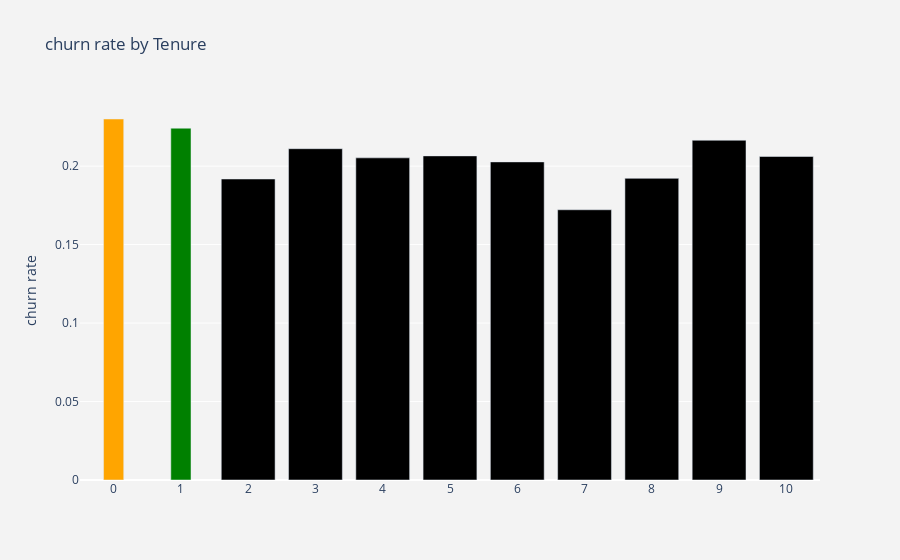

The notebook cell this image was saved under:
### Code cell
plot_by_gender=churn_dataset.groupby('Tenure').Exited.mean().reset_index()
plot_data=[    go.Bar(    x=plot_by_gender['Tenure'],
    y=plot_by_gender['Exited'],
    width=[0.3,0.3],
    marker=dict(
    color=['orange','green'])
    )
]
plot_layout=dict(xaxis={"type":"category"},
yaxis={"title":"churn rate"},
title='churn rate by Tenure',
plot_bgcolor='rgb(243,243,243)',
paper_bgcolor='rgb(243,243,243)',)
fig=go.Figure(data=plot_data,layout=plot_layout)
po.iplot(fig)

### Figure 1 — Plotly figure (JSON) as saved in the notebook; plotly's stock layout.template omitted (floating-point values rounded to 4 significant figures)
{"data": [{"marker": {"color": ["orange", "green"]}, "type": "bar", "width": [0.3, 0.3], "x": [0, 1, 2, 3, 4, 5, 6, 7, 8, 9, 10], "y": [0.23, 0.2242, 0.1918, 0.2111, 0.2053, 0.2065, 0.2027, 0.1722, 0.1922, 0.2165, 0.2061]}], "layout": {"paper_bgcolor": "rgb(243,243,243)", "plot_bgcolor": "rgb(243,243,243)", "title": {"text": "churn rate by Tenure"}, "xaxis": {"type": "category"}, "yaxis": {"title": {"text": "churn rate"}}}}
